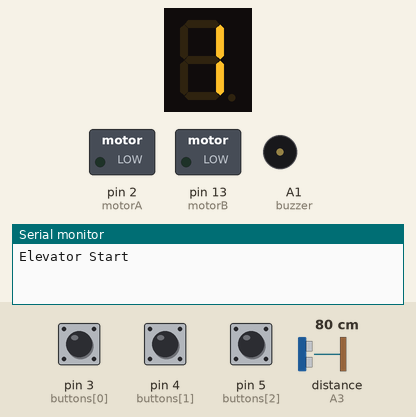
This sketch was run on a simulated Arduino Uno, built with avr-gcc and run on an emulated ATmega328P. Parts: 1-digit seven-segment display, switched loads named in the sketch (green lamp = pin HIGH), buzzer (waves = sounding, pin HIGH), the last lines printed to the serial monitor. Wiring (inferred from the names in the program): 1-digit 7-segment display, segments lit when HIGH: segments pin 6, pin 7, pin 8, pin 9, pin 10, pin 11, pin 12. Inputs (shaded band) come from the test bench; at power-on: pin 4 (buttons[1]) LOW, distance to the obstacle (sensor on A3) 80 cm, pin 5 (buttons[2]) LOW, pin 3 (buttons[0]) LOW. The echo pulse lasts 58.3 µs per cm; the segment pins are drawn as the display they are named for; pins used as bus, display or sensor lines are not drawn.

Above: at 1.2 s.
1.3 s: pin 4 (buttons[1]) pulled HIGH for 0.15 s
At 2.1 s:
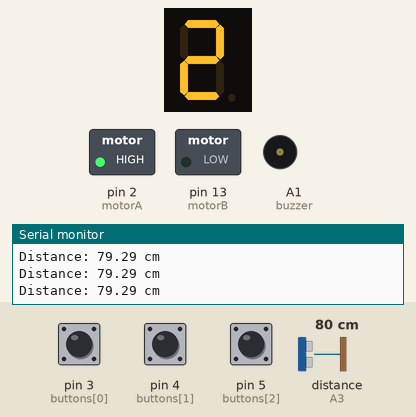
2.9 s: distance to the obstacle (sensor on A3) set to 23 cm
5.9 s: distance to the obstacle (sensor on A3) set to 18 cm
At 6.3 s:
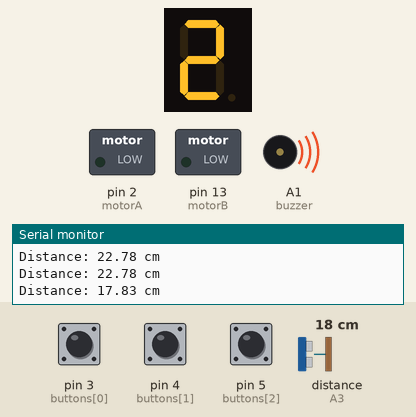
7.9 s: pin 5 (buttons[2]) pulled HIGH for 0.15 s
At 8.2 s:
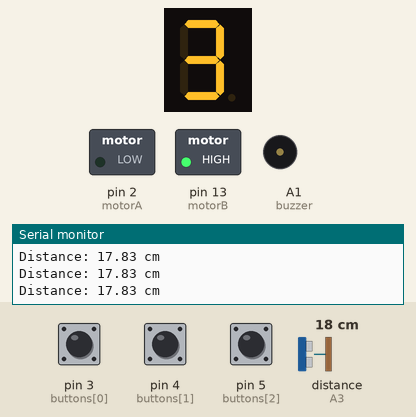
Timing chart, 0 to 10.5 s (numbered marks = the images above; inputs shaded):
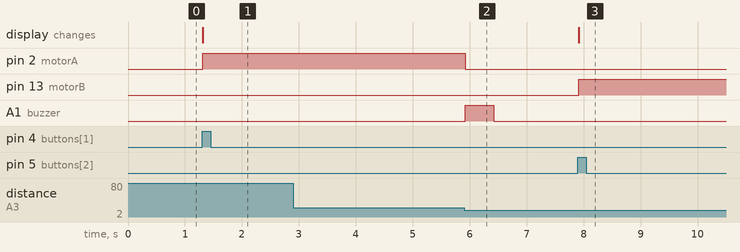

Measured:
- the behaviour switches between 21 and 20 cm on distance to the obstacle (sensor on A3) (found by bisection; images 1 and 2)
- after the input at 1.3 s, pin 2 (motorA): LOW → HIGH at once; the display: changes at once (image 1)
- after the input at 5.9 s, pin 2 (motorA): HIGH → LOW at once; A1 (buzzer): LOW → HIGH at once, → LOW 0.50 s later
- after the input at 7.9 s, pin 13 (motorB): LOW → HIGH at once; the display: changes at once (image 3)

The sketch:

elevator.ino
```cpp
#define buzzer A1

#define ultra_trig A2
#define ultra_echo A3

#define motorA 2
#define motorB 13

int buttons[3] = {3, 4, 5};

int segments[7] = {6, 7, 8, 9, 10, 11, 12};
int matrix[3][7] = {
  {0, 1, 1, 0, 0, 0, 0}, // 1
  {1, 1, 0, 1, 1, 0, 1}, // 2
  {1, 1, 1, 1, 0, 0, 1}  // 3
};

int state = 1; // 층수 표시

void setup()
{
  Serial.begin(9600);
  Serial.println("Elevator Start");

  pinMode(buzzer, OUTPUT);

  pinMode(ultra_trig, OUTPUT);
  pinMode(ultra_echo, INPUT);

  pinMode(motorA, OUTPUT);
  pinMode(motorB, OUTPUT);

  for (int i = 0; i < 3; i++)
    pinMode(buttons[i], INPUT);
  for (int i = 0; i < 7; i++)
    pinMode(segments[i], OUTPUT);

  display_segment();
}

void loop()
{
  for (int i = 0; i < 3; i++)
    if (digitalRead(buttons[i]) == HIGH)
    {
      state = i + 1;

      display_segment();
      move_elevator();
    }

  delay(10);
}

// ------------------------------------------------------------

void display_segment()
{
  for (int i = 0; i < 7; i++)
    digitalWrite(segments[i], matrix[state - 1][i]);
}

float ultrasonic()
{
  digitalWrite(ultra_trig, LOW);
  delayMicroseconds(2);
  digitalWrite(ultra_trig, HIGH);
  delayMicroseconds(10);
  digitalWrite(ultra_trig, LOW);

  long duration = pulseIn(ultra_echo, HIGH);
  float distance = duration * 0.034 / 2;

  Serial.print("Distance: ");
  Serial.print(distance);
  Serial.println(" cm");

  return distance;
}

void move_elevator()
{
  float min_distance = (state - 1) * 10;
  float max_dixtance = state * 10;

  if (ultrasonic() > max_dixtance)
    while (ultrasonic() > max_dixtance) {
      digitalWrite(motorA, HIGH); // 모터 정회전
      digitalWrite(motorB, LOW);
    }

  else if (ultrasonic() < min_distance)
    while (ultrasonic() < min_distance) {
      digitalWrite(motorA, LOW); // 모터 역회전
      digitalWrite(motorB, HIGH);
    }

  digitalWrite(motorA, LOW); // 모터 정지
  digitalWrite(motorB, LOW);

  digitalWrite(buzzer, HIGH);
  delay(500);
  digitalWrite(buzzer, LOW);
}
```
